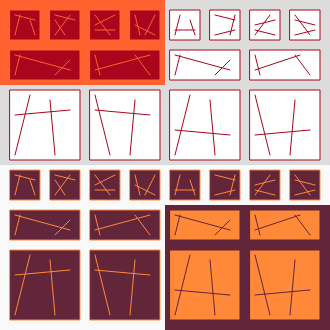
Frame 1 (no input)
Frame 60 (no input): identical to frame 1, image omitted
Frame 120 (the mouse pressed at the canvas centre since frame 60): identical to frame 1, image omitted

The p5.js sketch that drew this single still picture (run headless with seeded random() and noise() and a simulated clock; from frame 60 on, the mouse is pressed at the canvas centre):

// p5.js sketch
// ── sketch.js
function setup() {
  createCanvas(330, 330);
}

function draw() {
  background(220);

  ///BLOC1
  noStroke()
  fill(274,97,47)
  rect(0,0,165,85)
// PRIMERA LINEA
  stroke(274,97,47)
  fill(169,06,29)
  rect(10,10,30,30)
  line(15,35,20,15)
  line(15,15,35,20)
  line(30,20,35,35)
  
  rect(50,10,30,30)
  line(55,35,70,15)
  line(55,15,75,20)
  line(55,20,65,35)
  
  rect(90,10,30,30)
  line(110,35,95,15)
  line(115,15,95,25)
  line(95,30,115,30)
  
  rect(130,10,30,30)
  line(140,35,135,15)
  line(155,35,135,25)
  line(145,35,155,15)
  
  stroke(169,06,29)
  fill(255,255,255)
  rect(170,10,30,30)
  line(175,35,180,15)
  line(175,30,195,30)
  line(190,20,195,35)
  
  rect(210,10,30,30)
  line(215,15,235,20)
  line(235,15,230,35)
  line(235,30,215,35)
  
  rect(250,10,30,30)
  line(255,35,270,15)
  line(275,20,255,25)
  line(255,30,275,35)
  
  rect(290,10,30,30)
  line(295,15,310,35)
  line(315,25,295,20)
  line(315,30,295,35)
  
// SEGUNDA LINEA
  stroke(274,97,47)
  fill(169,06,29)
  rect(10,50,70,30)
  line(15,75,20,55)
  line(15,55,70,70)
  line(70,60,55,75)
  
  rect(90,50,70,30)
  line(100,75,95,55)
  line(150,55,95,70)
  line(135,55,150,75)
  
  stroke(169,06,29)
  fill(255,255,255)
  rect(170,50,70,30)
  line(180,55,175,75)
  line(230,70,175,55)
  line(215,75,230,60)
  
  rect(250,50,70,30)
  line(255,55,260,75)
  line(255,70,300,55)
  line(310,75,295,55)
  
// TERCERA LINEA
  rect(10,90,70,70)
  line(15,155,30,95)
  line(15,115,70,110)
  line(50,100,55,155)
  
  rect(90,90,70,70)
  line(95,95,110,155)
  line(95,110,150,115)
  line(130,155,135,100)
  
  rect(170,90,70,70)
  line(175,155,190,95)
  line(175,130,230,135)
  line(210,100,215,155)
  
  rect(250,90,70,70)
  line(255,95,270,155)
  line(255,135,310,130)
  line(290,155,295,100)
  
  ///BLOC2
  noStroke ()
fill(250,250,250)
  rect(0,165,330,165)
  fill(99,37,57)
  rect(165,205,165,130)
  
// PRIMERA LINEA
  stroke(259,137,57)
  fill(99,37,57)
  rect(10,170,30,30)
  line(15,195,20,175)
  line(15,175,35,180)
  line(30,180,35,195)
  
  rect(50,170,30,30)
  line(55,195,70,175)
  line(55,175,75,180)
  line(55,180,65,195)
  
  rect(90,170,30,30)
  line(110,195,95,175)
  line(115,175,95,185)
  line(95,190,115,190)
  
  rect(130,170,30,30)
  line(140,195,135,175)
  line(155,195,135,185)
  line(145,195,155,175)
  
  rect(170,170,30,30)
  line(175,195,180,175)
  line(175,190,195,190)
  line(190,180,195,195)
  
  rect(210,170,30,30)
  line(215,175,235,180)
  line(235,175,230,195)
  line(235,190,215,195)
  
  rect(250,170,30,30)
  line(255,195,270,175)
  line(275,180,255,185)
  line(255,190,275,195)
  
  rect(290,170,30,30)
  line(295,175,310,195)
  line(315,185,295,180)
  line(315,190,295,195)
  
// SEGUNDA LINEA
  rect(10,210,70,30)
  line(15,235,20,215)
  line(15,215,70,230)
  line(70,220,55,235)
  
  rect(90,210,70,30)
  line(100,235,95,215)
  line(150,215,95,230)
  line(135,215,150,235)
  
  stroke(99,37,57)
  fill(259,137,57)
  rect(170,210,70,30)
  line(180,215,175,235)
  line(230,230,175,215)
  line(215,235,230,220)
  
  rect(250,210,70,30)
  line(255,215,260,235)
  line(255,230,300,215)
  line(310,235,295,215)
  
// TERCERA LINEA
  stroke(259,137,57)
  fill(99,37,57)
  rect(10,250,70,70)
  line(15,315,30,255)
  line(15,275,70,270)
  line(50,260,55,315)
  
  rect(90,250,70,70)
  line(95,255,110,315)
  line(95,270,150,275)
  line(130,315,135,260)
  
  stroke(99,37,57)
  fill(259,137,57)
  rect(170,250,70,70)
  line(175,315,190,255)
  line(175,290,230,295)
  line(210,260,215,315)
  
  rect(250,250,70,70)
  line(255,255,270,315)
  line(255,295,310,290)
  line(290,315,295,260)

  
  
  }
